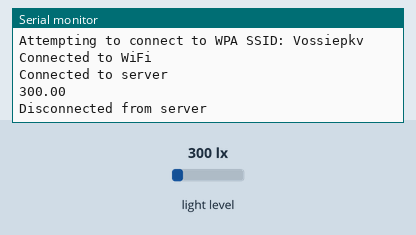
This sketch was run on a simulated Arduino MKR. Parts: the last lines printed to the serial monitor. The inputs (shaded band) are chosen by the test bench; at power-on: light level 300 lx. WiFi joins after 1.5 s; servers stay silent unless stated; web services answer with replies made up by the test bench.

Above: at 12.9 s.
13.0 s: light level set to 40 lx
At 14.3 s:
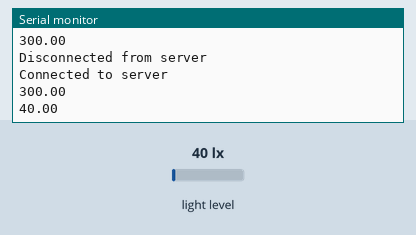
14.5 s: light level set to 500 lx
At 16.0 s:
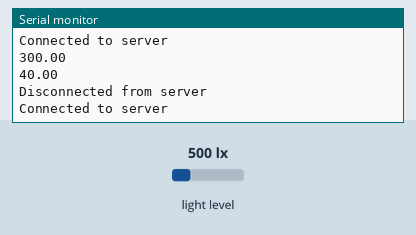
Timing chart, 0 to 17.5 s (numbered marks = the images above; inputs shaded):
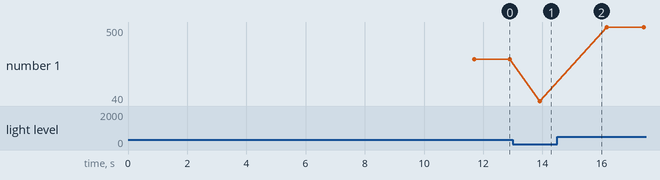

The sketch:

ifttt-light.ino
```cpp
#include <SPI.h>
#include <WiFiNINA.h>
#include <Wire.h>
#include <BH1750.h>

BH1750 GY30; // instantiate a sensor event object

#include "Secret.h"
// Please enter your sensitive data in the Secret tab/arduino_secrets.h
char ssid[] = SECRET_SSID;        // Your network SSID (name)
char pass[] = SECRET_PASS;    // Your network password (use for WPA, or use as key for WEP)
int status = WL_IDLE_STATUS;     // The WiFi radio's status
WiFiClient  client;

// Defines IFTTT event webhook listeners
char   HOST_NAME[] = "maker.ifttt.com";
char   HOST_NAME1[] = "maker.ifttt.com";
String PATH_NAME   = "/trigger/sun-on/with/key/iAGT0WbFP-AP71q4ClRiDVukOYDMnBgMoOzvgGsaBN-";
String PATH_NAME1  = "/trigger/sun-off/with/key/iAGT0WbFP-AP71q4ClRiDVukOYDMnBgMoOzvgGsaBN-";


void setup() {
  Serial.begin(9600);

  // Attempt to connect to WiFi network:
  while (status != WL_CONNECTED) {
    Serial.print("Attempting to connect to WPA SSID: ");
    Serial.println(ssid);
    status = WiFi.begin(ssid, pass);
    delay(10000); // Wait 10 seconds for connection
  }
  Serial.println("Connected to WiFi");

  Wire.begin(); // Initialize the I2C bus
  GY30.begin(); // Initialize the sensor object

  if (client.connect(HOST_NAME, 80)) {
    Serial.println("Connected to server");
  } else {
    Serial.println("Connection failed");
  }
}

bool aboveThresholdNotified = false; // Flag to track if notification for lux > 300 has been sent
bool belowThresholdNotified = false; // Flag to track if notification for lux < 300 has been sent

void loop() {
  float lux = GY30.readLightLevel(); // Read the light level from the sensor
  Serial.println(lux); // Print the data to the serial monitor
  delay(1000); // Pause for a second before repeating the sensor poll

  // Create query string here after lux is declared
  String queryString = "?value1=" + String(lux) + "&value2=" + String(lux);

  if (lux >= 100.00) {
    if (!aboveThresholdNotified) {
      aboveThresholdNotified = true;
      belowThresholdNotified = false;

      if (client.connected()) {
        client.stop();
        Serial.println("Disconnected from server");
      }

      if (client.connect(HOST_NAME, 80)) {
        Serial.println("Connected to server");
      } else {
        Serial.println("Connection failed");
      }

      // Send HTTP request
      client.println("GET " + PATH_NAME + queryString + " HTTP/1.1");
      client.println("Host: " + String(HOST_NAME));
      client.println("Connection: close");
      client.println();
    }
  } else {
    if (!belowThresholdNotified) {
      belowThresholdNotified = true;
      aboveThresholdNotified = false;

      if (client.connected()) {
        client.stop();
        Serial.println("Disconnected from server");
      }

      if (client.connect(HOST_NAME1, 80)) {
        Serial.println("Connected to server");
      } else {
        Serial.println("Connection failed");
      }

      // Send HTTP request
      client.println("GET " + PATH_NAME1 + queryString + " HTTP/1.1");
      client.println("Host: " + String(HOST_NAME1));
      client.println("Connection: close");
      client.println();

      delay(1000);
    }
  }
}
```

secret.h
```cpp
#define SECRET_SSID "Vossiepkv"
#define SECRET_PASS "poopoo123"
```

Measured:
- after the input at 13.0 s, the serial monitor: prints a new line after 0.90 s (image 1)
- plotted number 1: 300 → 40 after the input at 13.0 s, 40 → 500 after the input at 14.5 s
